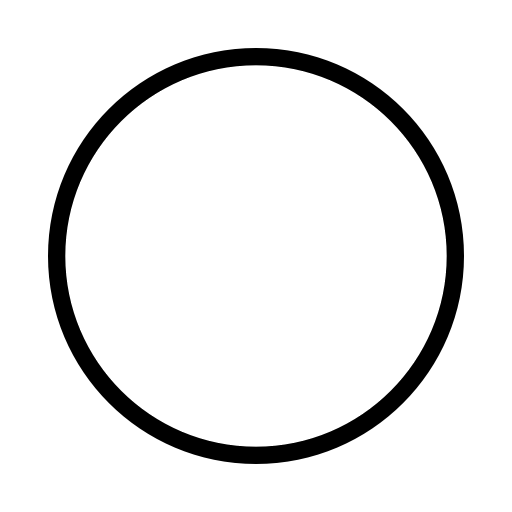
#> input picture circle.png, 512 x 512 px
$ jupyter execute gradient_fill.ipynb
#> lines starting #> are read from the running program, lines starting #| are printed output that depends on the picture; after the words box and inside, x2 and y2 are one past the last pixel; in counts of white or black regions, pixels touching at a corner belong together
### utils.py
import numpy as np
from scipy.ndimage import distance_transform_edt, distance_transform_cdt, distance_transform_bf
import PIL.Image as Image
from PIL import ImageFilter
from typing import Tuple
import cv2 as cv

MAGIC = 255

def _get_distance_map(img_array: np.array, thresh: int = 10, pow: float = 0.5) -> np.array:
    # Relative distance to nearest black pixel
    black_mask = np.all(img_array[:, :, :3] <= [thresh, thresh, thresh], axis=-1) & (img_array[:, :, 3] >= MAGIC - thresh)
    dis_map = distance_transform_edt(~black_mask)
    return np.pow(dis_map / np.max(dis_map), pow)

def gradient_map(img: Image, thresh: int = 10, pow: float = 0.5) -> Image:
    # Gradient map for 3D shading assistance
    if img.mode != 'RGBA':
        img = img.convert('RGBA')
    img_array = np.array(img)
    output_image = Image.new('RGBA', img_array.shape[0:2])
    dis_map = _get_distance_map(img_array, thresh=thresh, pow=pow)
    pixels = output_image.load()

    for i in range(output_image.size[0]):
        for j in range(output_image.size[1]):
            pixels[i,j] = (int(MAGIC*dis_map[i,j]),
                            int(MAGIC*dis_map[i,j]),
                            int(MAGIC*dis_map[i,j]),
                            int(img_array[i,j,3]*dis_map[i,j]))

    return output_image

def outline_simplify(img: Image) -> Image:
    # Colours the inside of the image white, while outlining the edges in black
    if img.mode != 'RGBA':
        img = img.convert('RGBA')
    imgf = img.filter(ImageFilter.FIND_EDGES)
    pixelsf = imgf.load()
    pixels = img.load()
    for i in range(imgf.size[0]):
        for j in range(imgf.size[1]):
            edge_alph = pixelsf[i,j][3]
            tup = (MAGIC - edge_alph,
                MAGIC - edge_alph,
                MAGIC - edge_alph,
                MAGIC*pixels[i,j][3])
            pixelsf[i,j] = tup
    return imgf


def get_derivatives(img: Image, ksize=9) -> Tuple[Image, Image]:
    if img.mode != 'RGBA':
        img = img.convert('RGBA')
    cvimg = cv.cvtColor(np.array(img), cv.COLOR_RGB2BGR)
    sobelx = cv.Sobel(cvimg,cv.CV_64F,1,0,ksize=ksize)
    sobely = cv.Sobel(cvimg,cv.CV_64F,0,1,ksize=ksize)

    sobelx = (sobelx/np.max(sobelx)).mean(axis=-1)
    sobely = (sobely/np.max(sobely)).mean(axis=-1)
    outx = Image.new('RGBA', sobelx.shape)
    outy = Image.new('RGBA', sobely.shape)
    pixelsx = outx.load()
    pixelsy = outy.load()
    pixels = img.load()
    print(sobelx.shape, img.size, outx.size)
    for i in range(sobelx.shape[0]):
        for j in range(sobelx.shape[1]):
            dx = int(sobelx[i,j]*MAGIC - MAGIC/2)
            dy = int(sobely[i,j]*MAGIC - MAGIC/2)
            pixelsx[i,j] = (dx, dx, dx, pixels[j,i][3])
            pixelsy[i,j] = (dy, dy, dy, pixels[j,i][3])

    return outx, outy


# [13 lines left out: function displacement_map, not called in this run]

### gradient_fill.ipynb
[cell 1]
import cv2 as cv
import numpy as np
from matplotlib import pyplot as plt
import PIL.Image as Image

from utils import outline_simplify, gradient_map, get_derivatives

[cell 2]
img = Image.open('circle.png')
#> img is the input picture: PIL image 512x512 RGBA; mean R, G, B, A 110.6, 110.6, 110.6, 131.7
img = outline_simplify(img)
img = gradient_map(img)
#> in gradient_map, `output_image = Image.new('RGBA', img_array.shape[0:2])`: output_image: PIL image 512x512 RGBA; every value is 0
#> in _get_distance_map, `black_mask = np.all(img_array[:, :, :3] <= [thresh, thresh, thresh], a..`:
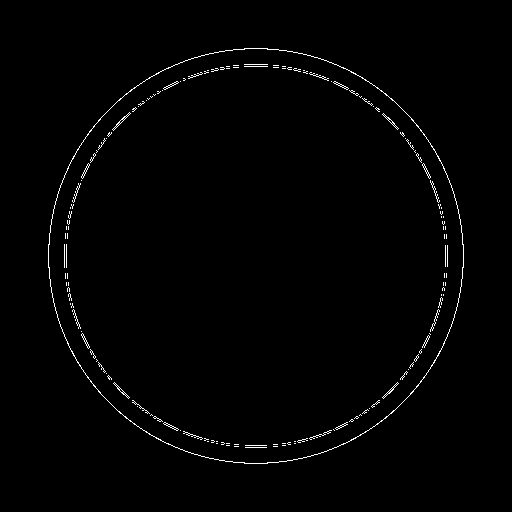
#> black_mask: shape (512, 512) bool; 1.1% white in thin lines or dots, all inside (x1, y1, x2, y2) = (48, 48, 464, 464)
#> in _get_distance_map, `dis_map = distance_transform_edt(~black_mask)`:
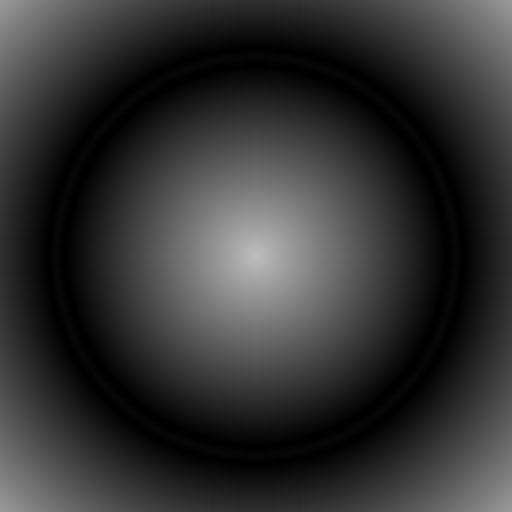
#> dis_map: shape (512, 512) float64; min 0, max 188.7, mean 51.5
#> in _get_distance_map, `return np.pow(dis_map / np.max(dis_map), pow)`:
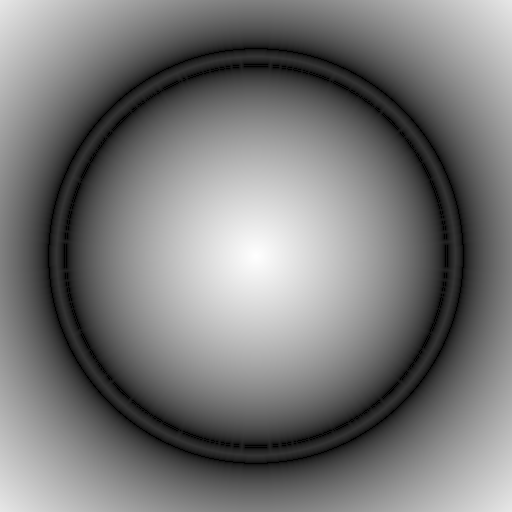
#> returned value: shape (512, 512) float64; min 0, max 1, mean 0.472
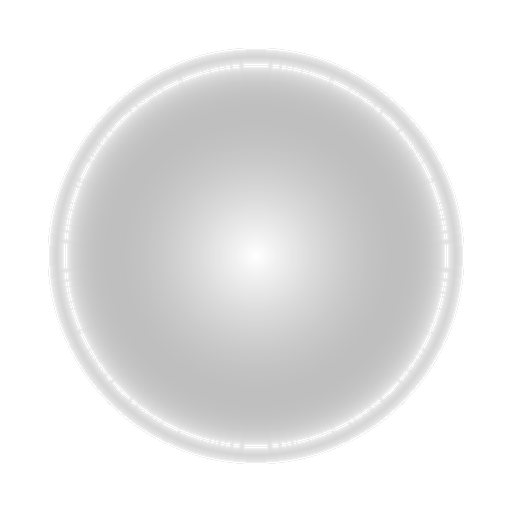
#> img: PIL image 512x512 RGBA; mean R, G, B, A 119.9, 119.9, 119.9, 61.2; transparent parts drawn white
display(img)

[cell 3]
dx, dy = get_derivatives(img, ksize=25)
#> in get_derivatives, `sobelx = cv.Sobel(cvimg,cv.CV_64F,1,0,ksize=ksize)`:
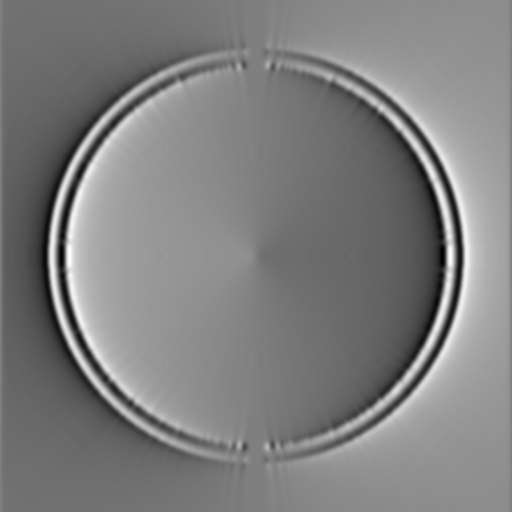
#> sobelx: shape (512, 512, 3) float64; min -7.24e+14, max 7.24e+14, mean 2.13e+09; drawn with min black and max white
#> in get_derivatives, `sobely = cv.Sobel(cvimg,cv.CV_64F,0,1,ksize=ksize)`:
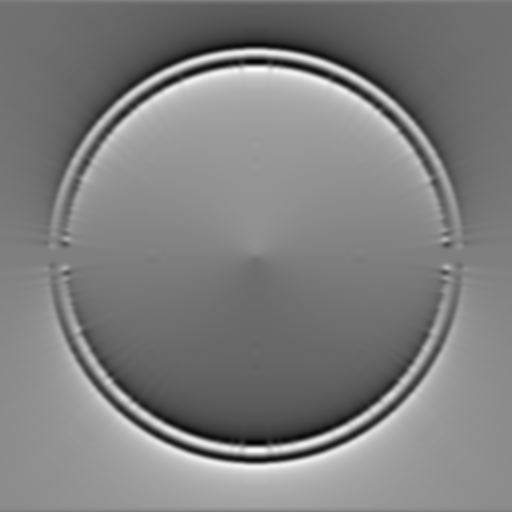
#> sobely: shape (512, 512, 3) float64; min -7.24e+14, max 7.24e+14, mean 1.16e+09; drawn with min black and max white
#| (512, 512) (512, 512) (512, 512)
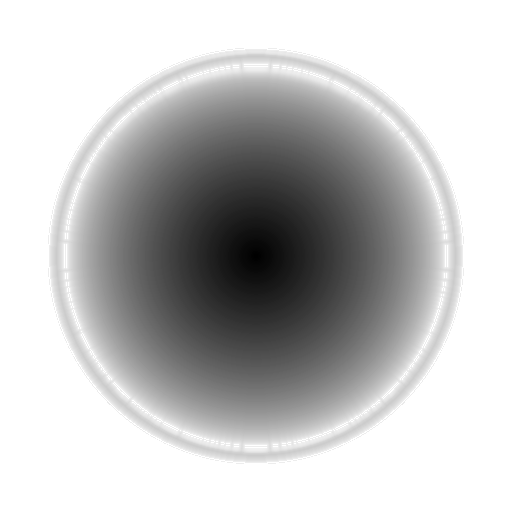
#> dx: PIL image 512x512 RGBA; mean R, G, B, A 1.5, 1.5, 1.5, 61.2; transparent parts drawn white
display(dx)

[cell 4]
display(dy)

[cell 5]
sz = 512
sample_image = Image.new('RGBA', (sz, sz))
pixels = sample_image.load()
for i in range(sample_image.size[0]):
    for j in range(sample_image.size[1]):
        dis = ((sz/2 - i)**2 + (sz/2 - j)**2)**(1/2)
        if dis < 0.25*sz:
            pixels[i,j] = (255, 255, 255, 255)
        elif 0.25*sz <= dis < 0.3*sz:
            pixels[i,j] = (0, 0, 0, 255)
        else:
            pixels[i,j] = (0, 0, 0, 0)
display(sample_image)

[cell 6]
img = sample_image
output_image = gradient_map(img, thresh=3)
#> in _get_distance_map (call 2), `black_mask = np.all(img_array[:, :, :3] <= [thresh, thresh, thresh], a..`: black_mask: shape (512, 512) bool; 8.7% white; 1 white region, box (x1, y1, x2, y2) and area: (103, 103, 410, 410) 22712

display(output_image)

[cell 7]
img = sample_image
output_image = outline_simplify(img)
display(output_image)

[cell 8]
mapped_image = gradient_map(output_image)
#> call 3 of _get_distance_map, with thresh = 10, pow = 0.5
#> in _get_distance_map (call 3), `black_mask = np.all(img_array[:, :, :3] <= [thresh, thresh, thresh], a..`: black_mask: shape (512, 512) bool; 0.47% white in thin lines or dots, all inside (x1, y1, x2, y2) = (103, 103, 410, 410)
#> in _get_distance_map (call 3), `dis_map = distance_transform_edt(~black_mask)`:
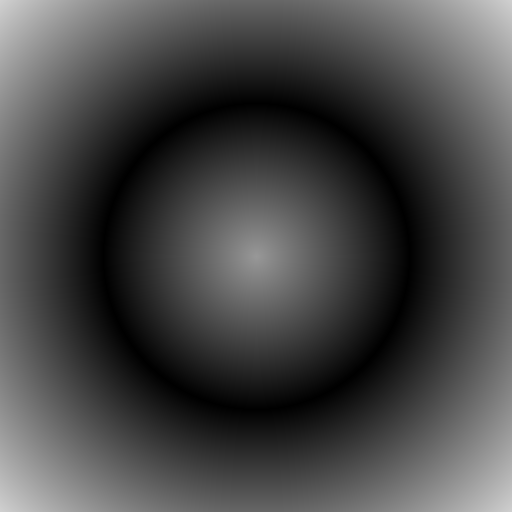
#> dis_map: shape (512, 512) float64; min 0, max 208.6, mean 71
#> in _get_distance_map (call 3), `return np.pow(dis_map / np.max(dis_map), pow)`:
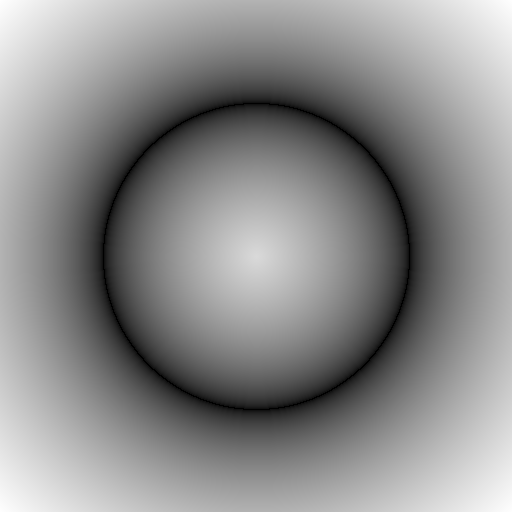
#> returned value: shape (512, 512) float64; min 0, max 1, mean 0.546
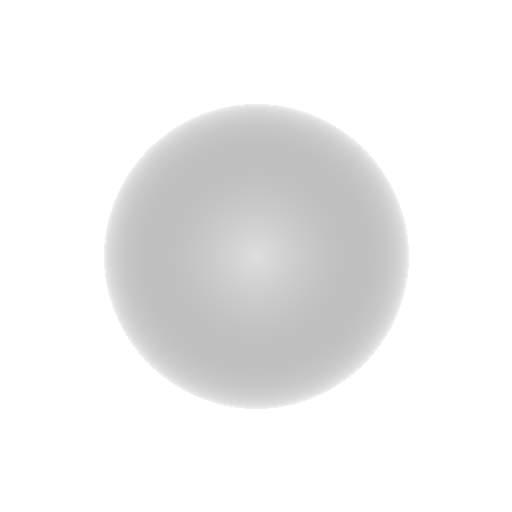
#> mapped_image: PIL image 512x512 RGBA; mean R, G, B, A 138.8, 138.8, 138.8, 32.3; transparent parts drawn white
display(mapped_image)
